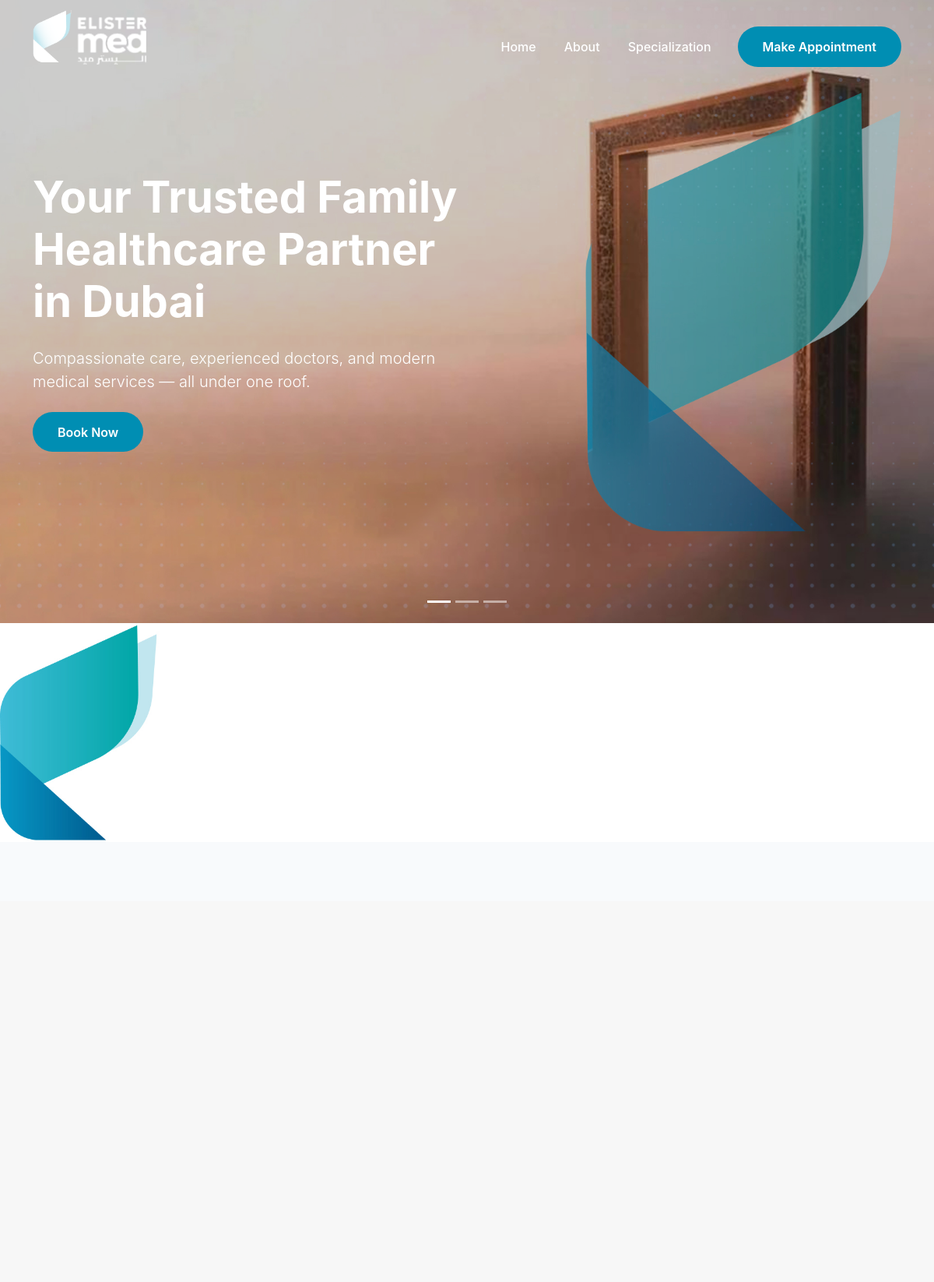
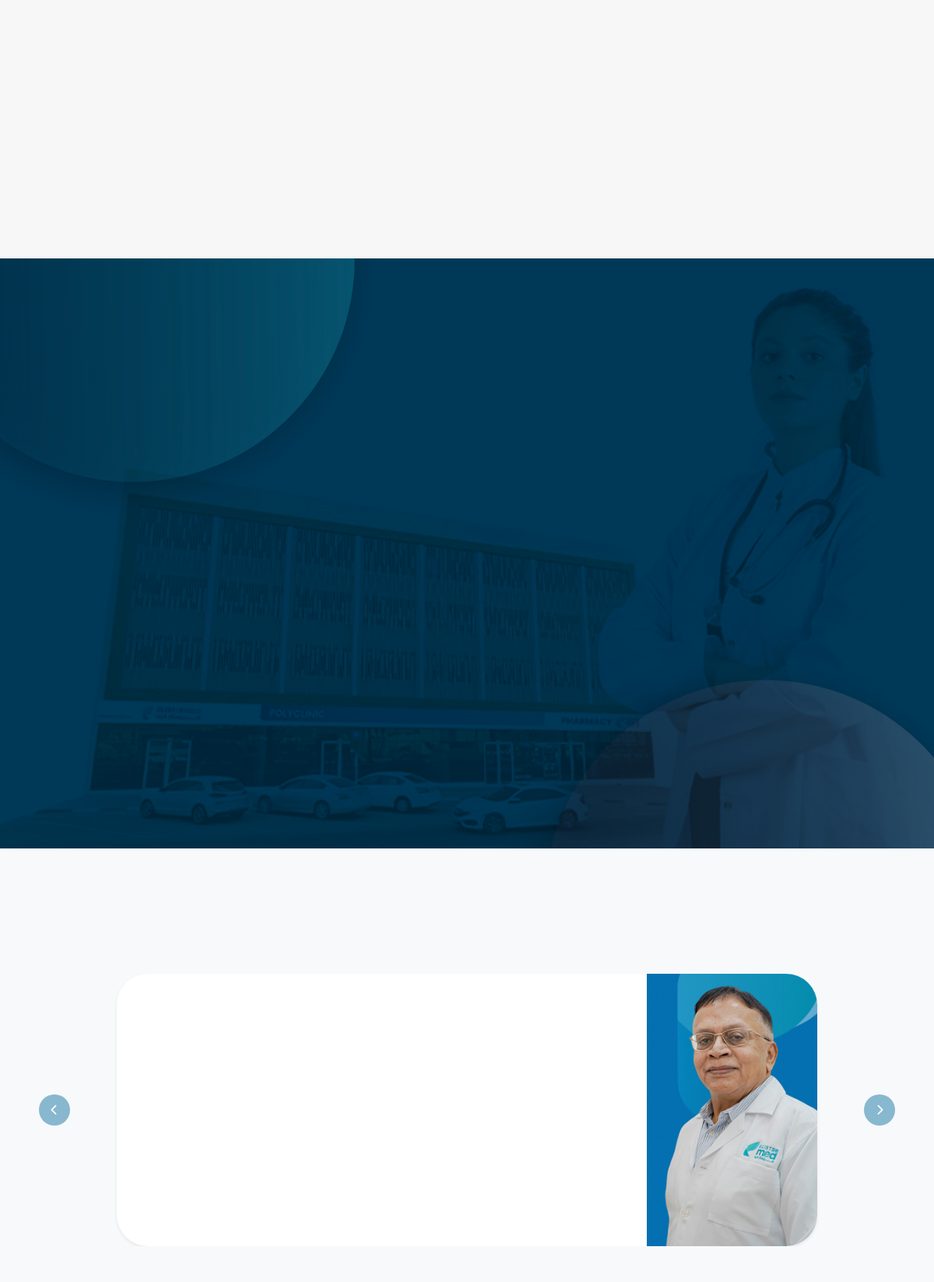
The page / (upper part) on the database its author committed (2 pictures, top to bottom).
### administrator/models.py (models this page shows, shortened)
class GlobalSettings(models.Model):
    site_logo = models.ImageField(
        upload_to='uploads/settings/',
        blank=True,
        null=True
    )
    favicon = models.ImageField(
        upload_to='uploads/settings/',
        blank=True,
        null=True
    )
    footer_logo = models.ImageField(
        upload_to='uploads/settings/',
        blank=True,
        null=True
    )
    address = models.TextField(blank=True)
    phone_primary = models.CharField(
        max_length=50,
        blank=True
    )
    phone_secondary = models.CharField(
        max_length=50,
        blank=True
    )
    email_primary = models.EmailField(blank=True)
    email_secondary = models.EmailField(blank=True)
    whatsapp_number = models.CharField(
        max_length=50,
        blank=True
    )
    whatsapp_message = models.CharField(
        max_length=255,
        blank=True
    )
    is_whatsapp_enabled = models.BooleanField(default=True)
    footer_description = models.TextField(blank=True)
    copyright_text = models.CharField(
        max_length=255,
        blank=True
    )
    created_at = models.DateTimeField(auto_now_add=True)
    updated_at = models.DateTimeField(auto_now=True)

class MenuItem(models.Model):
    menu = models.ForeignKey(
        MenuGroup,
        on_delete=models.CASCADE,
        related_name="items"
    )
    parent = models.ForeignKey(
        "self",
        on_delete=models.CASCADE,
        null=True,
        blank=True,
        related_name="children"
    )
    title = models.CharField(max_length=200)
    url = models.CharField(max_length=255)
    icon_class = models.CharField(max_length=100, blank=True)
    order = models.PositiveIntegerField(default=0)
    is_active = models.BooleanField(default=True)
    class Meta:
        ordering = ['order']

class HomeBanner(models.Model):
    homepage = models.ForeignKey(
        HomePage,
        on_delete=models.CASCADE,
        related_name="banners"
    )
    title = models.CharField(max_length=255, blank=True,null=True)
    description = models.TextField(blank=True,null=True)
    image = models.ImageField(upload_to='uploads/home/banner/', blank=True,null=True)
    image_alt = models.CharField(max_length=255, blank=True)
    order = models.PositiveIntegerField(default=0)

class SEOModel(models.Model):
    meta_title = models.CharField(max_length=255, blank=True)
    meta_description = models.TextField(blank=True)
    canonical_url = models.URLField(blank=True)
    primary_keywords = models.CharField(max_length=255, blank=True)
    secondary_keywords = models.CharField(max_length=255, blank=True)
    slug = models.SlugField(unique=True)
    og_title = models.CharField(max_length=255, blank=True)
    og_description = models.TextField(blank=True)
    og_image = models.ImageField(upload_to="seo/og/", blank=True, null=True)
    class Meta:
        abstract = True

class HomePage(SEOModel):
    title = models.CharField(max_length=255)
    about_subtitle = models.CharField(max_length=255, blank=True)
    about_title = models.CharField(max_length=255, blank=True)
    about_description = models.TextField(blank=True)
    about_image1 = models.ImageField(upload_to='uploads/home/', blank=True, null=True)
    about_image1_alt = models.CharField(max_length=255, blank=True)
    about_image2 = models.ImageField(upload_to='uploads/home/', blank=True,null=True)
    about_image2_alt = models.CharField(max_length=255, blank=True)
    about_image3 = models.ImageField(upload_to='uploads/home/', blank=True,null=True)
    about_image3_alt = models.CharField(max_length=255, blank=True)
    specialization_subtitle = models.CharField(max_length=255, blank=True)
    specialization_title = models.CharField(max_length=255, blank=True)
    specialization_description = models.TextField(blank=True)
    staff_title = models.CharField(max_length=255, blank=True)
    staff_subtitle = models.CharField(max_length=255, blank=True)
    staff_description = models.TextField(blank=True)
    why_choose_title = models.CharField(max_length=255, blank=True)
    why_choose_subtitle = models.CharField(max_length=255, blank=True)
    why_choose_description = models.TextField(blank=True)
    why_choose_banner = models.ImageField(upload_to='uploads/home/', blank=True,null=True)
    highlights_title = models.CharField(max_length=255, blank=True)
    highlights_subtitle = models.CharField(max_length=255, blank=True)
    highlights_description = models.TextField(blank=True)
    blog_subtitle = models.CharField(max_length=255, blank=True)
    blog_title = models.CharField(max_length=255, blank=True)
    blog_description = models.TextField(blank=True)
    article_subtitle = models.CharField(max_length=255, blank=True)
    article_title = models.CharField(max_length=255, blank=True)
    article_description = models.TextField(blank=True)
    faq_subtitle = models.CharField(max_length=255, blank=True)
    faq_title = models.CharField(max_length=255, blank=True)
    faq_description = models.TextField(blank=True)
    testimonial_subtitle = models.CharField(max_length=255, blank=True)
    testimonial_title = models.CharField(max_length=255, blank=True)
    testimonial_description = models.TextField(blank=True)
    parallax_subtitle = models.CharField(max_length=255, blank=True)
    parallax_title = models.CharField(max_length=255, blank=True)
    parallax_description = models.TextField(blank=True)
    parallax_cta = models.CharField(max_length=255, blank=True)
    parallax_banner = models.ImageField(upload_to='uploads/home/', blank=True,null=True)

class Doctor(SEOModel):
    user = models.OneToOneField(
        settings.AUTH_USER_MODEL,
        on_delete=models.CASCADE,
        related_name="doctor_profile"
    )
    branch = models.ForeignKey(
        Branch,
        on_delete=models.CASCADE,
        related_name="doctors"
    )
    specialization = models.ForeignKey(
        Specialization,
        on_delete=models.CASCADE,
        related_name="doctors"
    )
    hero_title=models.CharField(max_length=255, blank=True)
    hero_description=models.TextField(max_length=255, blank=True)
    doctor_hero_banner = models.ImageField(upload_to='uploads/doctors/', blank=True, null=True)
    doctor_hero_banner_alt = models.CharField(max_length=255, blank=True)
    designation = models.CharField(
        max_length=200,
        blank=True
    )
    years_of_experience = models.PositiveIntegerField(
        help_text="Years of experience"
    )
    profile_image = models.ImageField(
        upload_to="uploads/doctors/profile/",
        blank=True,
        null=True
    )
    profile_image_alt = models.CharField(max_length=255, blank=True)
    specialized_in = models.CharField(
        max_length=255,
        blank=True,
        help_text="Example: Heart Surgery, Angioplasty"
    )
    languages = models.CharField(
        max_length=255,
        blank=True,
        help_text="Example: English, Hindi, Malayalam"
    )
    procedures = models.TextField(
        blank=True,
        help_text="Major procedures performed"
    )
    success_rate = models.TextField(
        blank=True,
        null=True,
    )
    patients_treated = models.TextField(
        blank=True,
        null=True,
        help_text="Total patients treated"
    )
    short_bio = models.TextField(
        blank=True
    )
    full_bio = RichTextUploadingField(
        blank=True
    )
    is_active = models.BooleanField(
        default=True
    )
    is_deleted = models.BooleanField(
        default=False
    )
    created_at = models.DateTimeField(
        auto_now_add=True
    )
    updated_at = models.DateTimeField(
        auto_now=True
    )
    class Meta:
        ordering = ["user__first_name"]

### userapp/views.py (the view)
# urls.py: 2. Add a URL to urlpatterns:  path('', views.home, name='home')
def home(request):
    homepage = HomePage.objects.first()  # or use slug if you have one
    banners = homepage.banners.all().order_by('order') if homepage else []
    features = homepage.features.all().order_by('order') if homepage else []
    why_specialization = homepage.why_items.all().order_by('order') if homepage else []
    highlights =homepage.highlight_items.all().order_by('order') if homepage else[]
    doctors = Doctor.objects.filter(
        is_active=True
    ).order_by("-created_at")[:4]
    blogs = Content.objects.filter(
        content_type='blog',
        is_active=True
    ).order_by('-published_at')[:3]
    return render(
        request,
        "pages/index.html",
        {  "homepage": homepage,
         "banners": banners,
         "features": features,
         "why_specialization": why_specialization,
         "highlights" :highlights,
         "doctors": doctors,
         "blogs": blogs }
    )

### userapp/templates/pages/index.html (shortened to what this page needs)
{% extends "shared/base.html" %}
{% load static %}
{% block content %}
<section id="heroCarousel" class="carousel slide" data-bs-touch="true" data-bs-interval="4500"
        data-bs-ride="carousel" data-bs-pause="false">
    <div class="carousel-indicators">
        <button type="button" data-bs-target="#heroCarousel" data-bs-slide-to="0" class="active"></button>
        <button type="button" data-bs-target="#heroCarousel" data-bs-slide-to="1"></button>
        <button type="button" data-bs-target="#heroCarousel" data-bs-slide-to="2"></button>
    </div>
    <div class="carousel-inner">
    {% for banner in banners %}
    <div class="carousel-item {% if forloop.first %}active{% endif %} position-relative" style="height:100vh;">
        {% if banner.image %}
            <img src="{{ banner.image.url }}"
                 alt="{{ banner.image_alt }}"
                 class="w-100 h-100 position-absolute top-0 start-0"
                 style="object-fit: cover;">
        {% endif %}
        <div class="position-absolute top-0 start-0 w-100 h-100"
             style="background: rgba(0,0,0,0.2);"></div>
        <div class="container h-100 position-relative">
            <div class="row h-100 align-items-center">
                <div class="col-lg-6 text-white">
                    {% if banner.title %}
                        <h1 class="fw-bold">{{ banner.title }}</h1>
                    {% endif %}
                    {% if banner.description %}
                        <p class="lead my-4">{{ banner.description }}</p>
                    {% endif %}
                    <a href="#" class="btn btn-custom">Book Now</a>
                </div>
            </div>
        </div>
    </div>
    {% endfor %}
</div>
</section>
<section class="py-5 mobile-hide-bg position-relative" >
    <img src="{% static 'assets/images/siteimages/abt_img.jpg' %}"
         alt="About Background"
         class="position-absolute top-0 start-0 h-80"
         style="width: 100%; object-fit: cover; object-position: left; z-index: 0; ">
          <div class="container">
            <div class="row g-4">
               {% for feature in features %}
                <div class="col-md-2">
                </div>
                {% endfor %}
            </div>
        </div>
</section>
    <section class="section-padding" style="background-color: #f7f7f7;">
        <div class="container">
            <div class="row align-items-center" style="margin-top:20px">
                <div class="col-lg-5">
                </div>
                <div class="col-lg-7">
                    <div class="row g-3 img-grid">
                        <div class="col-lg-6 col-md-12 col-sm-12">
                        </div>
                    </div>
                </div>
            </div>
        </div>
    </section>
    <section class="blue-section position-relative overflow-hidden">
    <img src="{{homepage.why_choose_banner}}"
         alt="{{homepage.why_choose_title}}"
         class="position-absolute top-0 start-0 w-100 h-100"
         style="object-fit: cover; z-index: 0;">
    <div class="position-absolute top-0 start-0 w-100 h-100"
         style="background: rgba(0,0,0,0.4); z-index: 0;"></div>
   <div class="container text-center">
            <div class="row">
                <div class="col-md-12 col-sm-12 col-lg-6 text-start">
                </div>
            </div>
            <div class="row mt-5 mb-5">
                {% for wch in why_specialization %}
                <div class="col-md-3 col-6">
                </div>
                 {% endfor %}
            </div>
            <div class="row">
                <div class="col justify-content-center">
                </div>
            </div>
        </div>
</section>
    <section class="py-5" style="background-color: #f8f9fa;">
        <div class="container text-center mb-5">
        </div>
        <div class="container">
            <div id="doctorCarousel" class="carousel slide" data-bs-ride="carousel">
                <div class="carousel-inner">
                    {% for doctor in doctors %}
<div class="carousel-item {% if forloop.first %}active{% endif %}">
    <div class="doctor-card mx-auto shadow-sm"
        style="background:#fff; border-radius:40px; overflow:hidden; max-width:900px;">
        <div class="row g-0 align-items-center">
            <div class="col-md-6 text-end">
                <div
                    style="border-radius:100px 0 0 100px;
                           padding-left:50px;
                           display:inline-block;">
                    {% if doctor.profile_image %}
                    <img src="{{ doctor.profile_image.url }}"
                         alt="Dr {{ doctor.user.first_name }}"
                         class="img-fluid"
                         style="height:350px; width:auto; object-fit:cover;">
                    {% else %}
                    <img src="{% static 'assets/images/default-doctor.png' %}"
                         class="img-fluid"
                         style="height:350px; width:auto;">
                    {% endif %}
                </div>
            </div>
        </div>
    </div>
</div>
{% endfor %}
                </div>
                <button class="carousel-control-prev" type="button" data-bs-target="#doctorCarousel"
                    data-bs-slide="prev">
                    <span class="carousel-control-icon"><i class="fas fa-chevron-left"></i></span>
                </button>
                <button class="carousel-control-next" type="button" data-bs-target="#doctorCarousel"
                    data-bs-slide="next">
                    <span class="carousel-control-icon"><i class="fas fa-chevron-right"></i></span>
                </button>
            </div>
        </div>
    </section>
{% endblock %}

### userapp/templates/shared/navbar.html (shortened to what this page needs)
{% load static %}
<nav class="navbar navbar-expand-lg fixed-top">
    <div class="container">
        <a class="navbar-brand" href="#">
             {% if global_settings.site_logo %}
                    <img src="{{ global_settings.site_logo.url }}"
                         alt="Elister Med Logo"
                         class="mb-4"
                         style="height:70px;">
                      {% endif %}
        </a>
        <div class="collapse navbar-collapse" id="navbarNav">
            <ul class="navbar-nav ms-auto align-items-center">
                    {% if main_menu %}
                     {% for item in main_menu.items.all %}
                      {% if item.is_active and not item.parent %}
                        <li class="nav-item">
                           <a href="{{ item.url }}" class="nav-link">
                              {{ item.title }}
                         </a>
                      </li>
                        {% endif %}
                     {% endfor %}
                    {% endif %}
                <li class="nav-item ms-lg-3 mt-2 mt-lg-0">
                    <a class="btn btn-custom" href="{% url 'booking:book_appointment'%}">Make Appointment</a>
                </li>
            </ul>
        </div>
    </div>
</nav>

### rows shown on the page
GlobalSettings: site_logo (picture)
MenuItem: title "Home"
MenuItem: title "About"
MenuItem: title "Specialization"
HomeBanner: image (picture), title "Your Trusted Family Healthcare Partner in Dubai", description "Compassionate care, experienced doctors, and modern medical services — all under one roof."
HomePage: why_choose_banner (picture)
Doctor: profile_image (picture)
